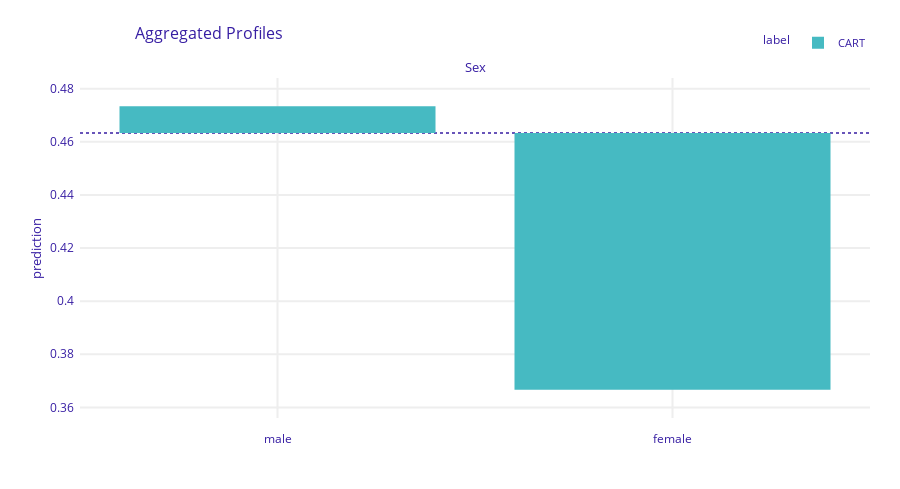

Here is the notebook cell this chart was saved with:
### Markdown cell above
### Plot Aggregated Profiles for Categorical

### Code cell
pd_cart_cat.plot(variables=["Sex"])

### Figure 1 — Plotly figure (JSON) as saved in the notebook; plotly's stock layout.template omitted (floating-point values rounded to 4 significant figures)
{"data": [{"alignmentgroup": "True", "base": [0.4633, 0.4633], "customdata": [[0.4733, "CART", "Sex"], [0.3667, "CART", "Sex"]], "hovertemplate": "<b>%{hovertext}</b><br><br>mean_prediction=%{base:.3f}<br>prediction=%{customdata[0]:.3f}<extra></extra>", "hovertext": ["CART", "CART"], "legendgroup": "CART", "marker": {"color": "#46bac2", "pattern": {"shape": ""}}, "name": "CART", "offsetgroup": "CART", "orientation": "v", "showlegend": true, "textposition": "auto", "type": "bar", "x": ["male", "female"], "xaxis": "x", "y": [0.01, -0.09667], "yaxis": "y"}], "layout": {"annotations": [{"font": {"size": 13}, "showarrow": false, "text": "Sex", "x": 0.5, "xanchor": "center", "xref": "paper", "y": 1, "yanchor": "bottom", "yref": "paper"}, {"font": {"size": 13}, "showarrow": false, "text": "prediction", "textangle": -90, "x": -0.07, "xref": "paper", "y": 0.5, "yref": "paper"}], "barmode": "group", "font": {"color": "#371ea3"}, "height": 489, "hovermode": "x unified", "legend": {"font": {"size": 11}, "itemsizing": "constant", "orientation": "h", "title": {"font": {"size": 12}, "text": "label"}, "tracegroupgap": 0, "x": 1, "xanchor": "right", "y": 1.061, "yanchor": "bottom"}, "margin": {"b": 71, "r": 30, "t": 78}, "shapes": [{"layer": "below", "line": {"color": "#371ea3", "dash": "dot", "width": 1.5}, "type": "line", "x0": 0, "x1": 1, "xref": "x domain", "y0": 0.4633, "y1": 0.4633, "yref": "y"}], "title": {"font": {"size": 16}, "text": "Aggregated Profiles", "x": 0.15}, "xaxis": {"anchor": "y", "automargin": true, "domain": [0, 1], "fixedrange": true, "gridwidth": 2, "showticklabels": true, "tickcolor": "white", "ticklen": 10, "ticks": "outside", "title": {"text": ""}, "type": "category"}, "yaxis": {"anchor": "x", "automargin": true, "domain": [0, 1], "fixedrange": true, "gridwidth": 2, "range": [0.356, 0.484], "tickcolor": "white", "ticklen": 3, "ticks": "outside", "title": {"text": ""}, "type": "linear", "zeroline": false}}}
